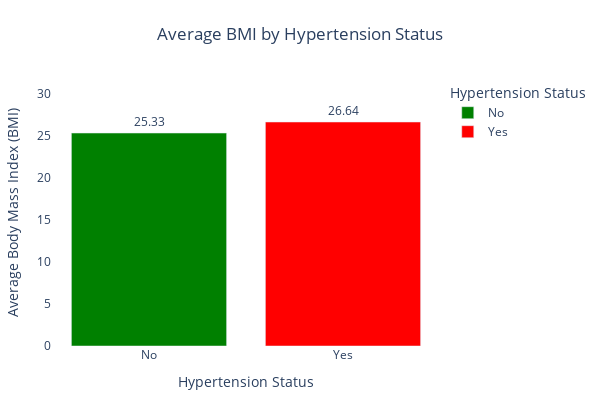

The code cell stored with this chart in its notebook:
### Markdown cell above
# BMI

### Code cell
import plotly.express as px

# Calculate average BMI by hypertension status
bmi_avg = data.groupby("Has_Hypertension")["BMI"].mean().reset_index()

# Create bar chart
fig = px.bar(
    bmi_avg,
    x="Has_Hypertension",
    y="BMI",
    color="Has_Hypertension",
    color_discrete_map={"Yes": "red", "No": "green"},
    text="BMI",
    labels={
        "Has_Hypertension": "Hypertension Status",
        "BMI": "Average Body Mass Index (BMI)"
    },
    title="Average BMI by Hypertension Status"
)

# Show values on bars
fig.update_traces(
    texttemplate='%{text:.2f}',
    textposition='outside'
)

# Layout optimized for Word documents
fig.update_layout(
    width=600,
    height=400,
    paper_bgcolor='white',
    plot_bgcolor='white',
    yaxis=dict(
        title="Average Body Mass Index (BMI)",
        range=[0, bmi_avg["BMI"].max() + 5]  # extra headroom for labels
    ),
    xaxis=dict(title="Hypertension Status"),
    title=dict(x=0.5),
    uniformtext_minsize=8,
    uniformtext_mode='hide',
    margin=dict(l=50, r=50, t=80, b=50)
)

fig.show()

### Figure 1 — Plotly figure (JSON) as saved in the notebook; plotly's stock layout.template omitted (floating-point values rounded to 4 significant figures)
{"data": [{"hovertemplate": "Hypertension Status=%{x}<br>Average Body Mass Index (BMI)=%{text}<extra></extra>", "legendgroup": "No", "marker": {"color": "green", "pattern": {"shape": ""}}, "name": "No", "orientation": "v", "showlegend": true, "text": [25.33], "textposition": "outside", "texttemplate": "%{text:.2f}", "type": "bar", "x": ["No"], "xaxis": "x", "y": [25.33], "yaxis": "y"}, {"hovertemplate": "Hypertension Status=%{x}<br>Average Body Mass Index (BMI)=%{text}<extra></extra>", "legendgroup": "Yes", "marker": {"color": "red", "pattern": {"shape": ""}}, "name": "Yes", "orientation": "v", "showlegend": true, "text": [26.64], "textposition": "outside", "texttemplate": "%{text:.2f}", "type": "bar", "x": ["Yes"], "xaxis": "x", "y": [26.64], "yaxis": "y"}], "layout": {"barmode": "relative", "height": 400, "legend": {"title": {"text": "Hypertension Status"}, "tracegroupgap": 0}, "margin": {"b": 50, "l": 50, "r": 50, "t": 80}, "paper_bgcolor": "white", "plot_bgcolor": "white", "title": {"text": "Average BMI by Hypertension Status", "x": 0.5}, "uniformtext": {"minsize": 8, "mode": "hide"}, "width": 600, "xaxis": {"anchor": "y", "categoryarray": ["No", "Yes"], "categoryorder": "array", "domain": [0, 1], "title": {"text": "Hypertension Status"}}, "yaxis": {"anchor": "x", "domain": [0, 1], "range": [0, 31.64], "title": {"text": "Average Body Mass Index (BMI)"}}}}
